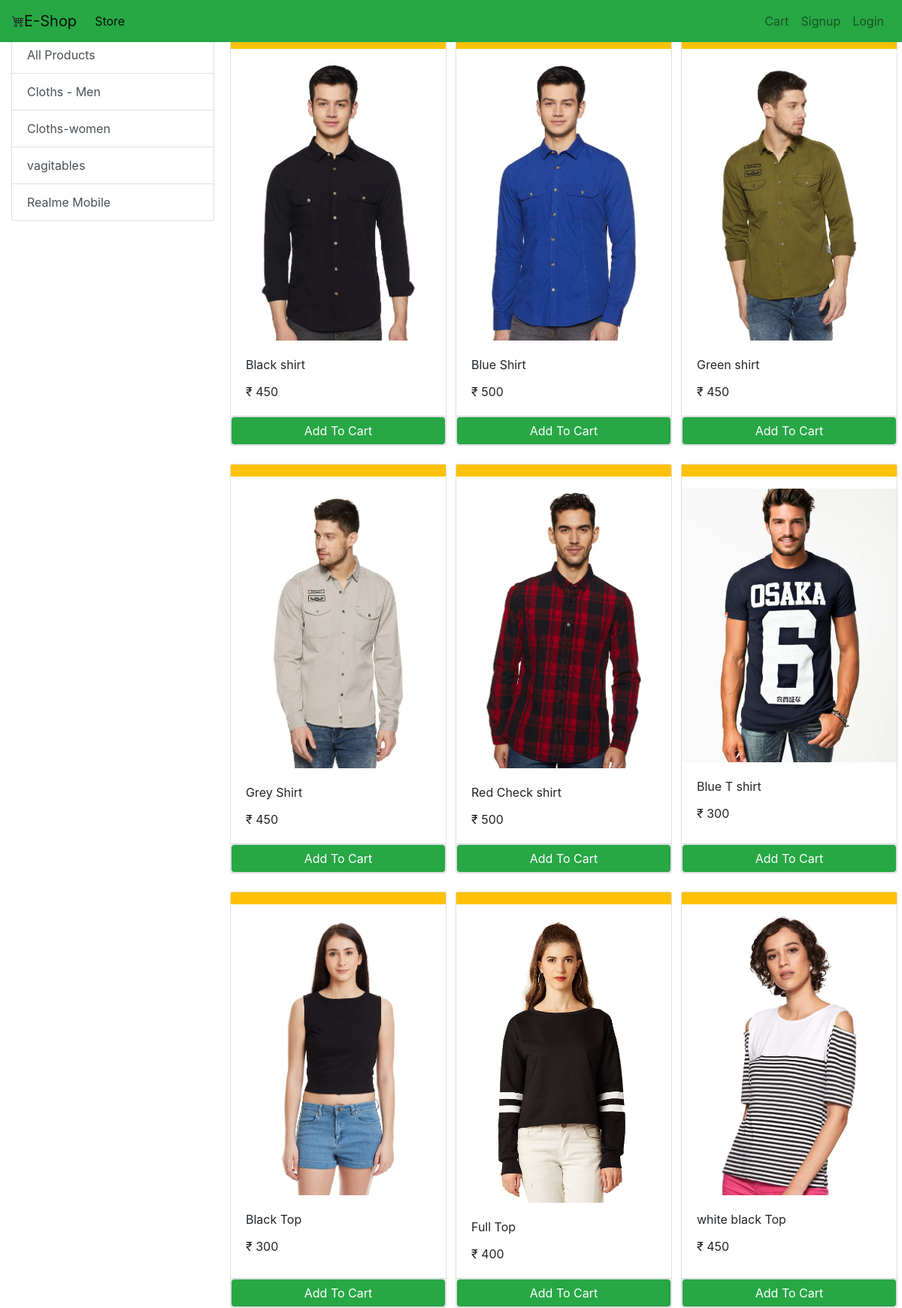
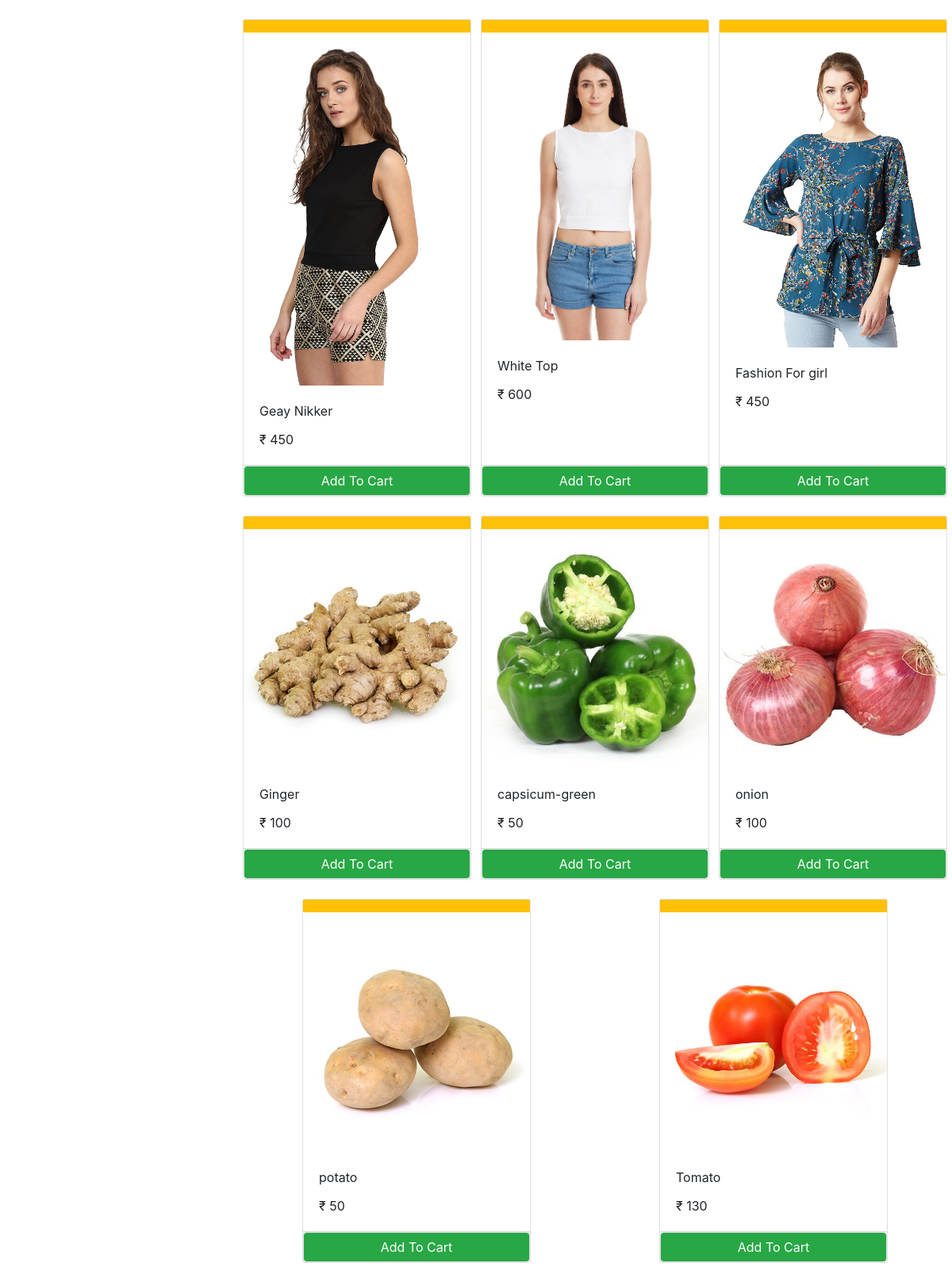
The page / on the database its author committed (2 pictures, top to bottom).
### store/models/category.py (models this page shows, shortened)
class Category(models.Model):
    name = models.CharField(max_length=20)
    @staticmethod
    def get_all_category():
        return Category.objects.all()

### store/models/product.py (models this page shows, shortened)
class Product(models.Model):
    name = models.CharField(max_length=50)
    price = models.IntegerField(default=0)
    category = models.ForeignKey(Category,on_delete=models.CASCADE,default=1)
    description = models.CharField(max_length=200,default='',null=True,blank=True)
    image = models.ImageField(upload_to='uploads/products/')
    @staticmethod
    def get_all_products():
        return Product.objects.all()

### store/views.py (the view, shortened to what this page needs)
# urls.py: path('',views.index),
def index(request):
    cart = request.session.get('cart')
    if not cart:
        request.session['cart'] = {}
    product = None
    categories = Category.get_all_category()
    categoryID = request.GET.get('category')
    if categoryID:
        product = Product.get_all_products_by_categoryid(categoryID)
    else:
        product = Product.get_all_products()
    data = {}
    data['products'] = product
    data['categories'] = categories
    print('you are : ', request.session.get('email'))
    ''' take the product id in front end '''
    return render(request, 'index.html', data)

### store/templatetags/cart.py (called while the page is built)
@register.filter(name='is_in_cart')
def is_in_cart(product,cart):
    keys = cart.keys()
    for id in keys:
        try:
            if int(id) == product.id:
                return True
        except:
            pass
    return False

### store/templatetags/custom_filter.py (called while the page is built)
@register.filter(name='currency')
def currency(number):
    return "₹ "+str(number)

### templates/index.html (shortened to what this page needs)
{% extends 'base.html' %}
{% block body %}
{% load cart %}
{% load custom_filter %}
<div class="container-fluid">
    <div class="row mt-5">
        <div class="col-lg-3 mx-auto">
            <div class="list-group">
                <a href="/" class="list-group-item list-group-item-action ">All Products</a>
                {% for category in categories%}
                <a href="/?category={{category.id}}"
                   class="list-group-item list-group-item-action ">{{category.name}}</a>
                {% endfor %}
            </div>
        </div>
        <div id="products" class="col-lg-9 mx-auto">
            <div class="row" mx-auto>
                {% for product in products %}
                <div class="card mx-auto mb-4" id="{{product.id}}" style=" width: 18rem;">
                    <div class="shadow-none p-2 mb-3 bg-warning "></div>
                    <img src="{{ product.image.url }}" class="card-img-top" alt="Card image loding..">
                    <div class="card-body">
                        <p class="card-title">{{product.name}}</p>
                        <p class="card-text">{{product.price|currency}}</p>
                    </div>
                    <div class="card-footer p-0 no-gutters">
                        {% if product|is_in_cart:request.session.cart %}
                        <div class="row no-gutters">
                            <form action="/#{{product.id}}" method="post" class="col-2">
                                {% csrf_token %}
                                <input type="text" hidden name="product" value="{{product.id}}">
                                <input type="text" hidden name="remove" value="True">
                                <input type="submit" value=" - " class="btn btn-block btn-secondary">
                            </form>
                            <div class="text-center col ">{{ product | cart_quantity:request.session.cart }} in cart</div>
                            <form action="/#{{product.id}}" method="post" class="col-2">
                                {% csrf_token %}
                                <input type="text" hidden name="product" value="{{product.id}}">
                                <input type="submit" value=" + " class="btn btn-block btn-secondary">
                            </form>
                        </div>
                        {% else %}
                        <form action="/#{{product.id}}" method="post" class="btn-block">
                            <input type="submit" class="float-right btn btn-success
                                          border form-control" value="Add To Cart">
                        </form>
                        {% endif %}
                    </div>
                </div>
                {% endfor %}
            </div>
        </div>
    </div>
</div>
{% endblock %}

### templates/base.html (shortened to what this page needs)
<!doctype html>
<html lang="en">
<head>
    <link rel="stylesheet" href="https://cdn.jsdelivr.net/npm/bootstrap@4.0.0/dist/css/bootstrap.min.css"
>
</head>
<body>
<nav class="navbar fixed-top navbar-expand-lg navbar-light bg-success">
        <br>
        <a class="navbar-brand" href="/">E-Shop</a>
        <div class="collapse navbar-collapse" id="navbarSupportedContent">
          <ul class="navbar-nav mr-auto">
            <li class="nav-item active">
              <a class="nav-link" href="#">Store <span class="sr-only">(current)</span></a>
            </li>
          </ul>
          <ul class="navbar-nav my-2 my-lg-0">
              <li class="nav-item ">
                  <a class="nav-link" href="/cart">Cart<span class="sr-only">(current)</span></a>
                </li>
              {% if request.session.user_id %}
              <li class="nav-item ">
                  <a class="nav-link" href="/orders">Orders<span class="sr-only">(current)</span></a>
                </li>
              <li class="nav-item ">
                  <a class="nav-link" href="/logout">Logout<span class="sr-only">(current)</span></a>
                </li>
              {% else %}
                <li class="nav-item ">
                 <a class="nav-link" href="/signup">Signup<span class="sr-only">(current)</span></a>
                </li>
                <li class="nav-item ">
                   <a class="nav-link" href="/login">Login<span class="sr-only">(current)</span></a>
                </li>
              {% endif %}
              </ul>
        </div>
      </nav>
{% block body %}
{% endblock %}
</body>
</html>

### rows shown on the page
Category: name "Cloths - Men"
Category: name "Cloths-women"
Category: name "vagitables"
Category: name "Realme Mobile"
Product: image (picture), name "Black shirt", price "₹ 450"
Product: image (picture), name "Blue Shirt", price "₹ 500"
Product: image (picture), name "Green shirt", price "₹ 450"
Product: image (picture), name "Grey Shirt", price "₹ 450"
Product: image (picture), name "Red Check shirt", price "₹ 500"
Product: image (picture), name "Blue T shirt", price "₹ 300"
Product: image (picture), name "Black Top", price "₹ 300"
Product: image (picture), name "Full Top", price "₹ 400"
Product: image (picture), name "white black Top", price "₹ 450"
Product: image (picture), name "Geay Nikker", price "₹ 450"
Product: image (picture), name "White Top", price "₹ 600"
Product: image (picture), name "Fashion For girl", price "₹ 450"
Product: image (picture), name "Ginger", price "₹ 100"
Product: image (picture), name "capsicum-green", price "₹ 50"
Product: image (picture), name "onion", price "₹ 100"
Product: {{ product.id }} 18 (drawn), image (picture), name "potato", price "₹ 50"
Product: image (picture), name "Tomato", price "₹ 130"
